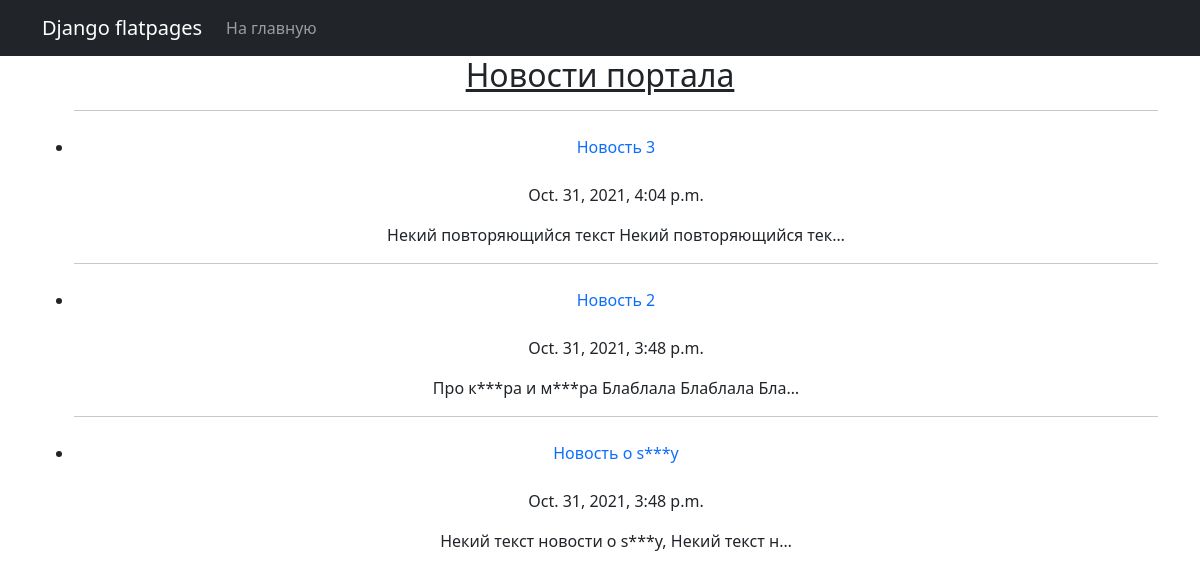
Page /news/ on the committed database.
### simpleapp/models.py (models this page shows)
class News(models.Model):
    title = models.CharField(max_length=128, unique=True)
    created = models.DateTimeField(auto_now_add=True)
    text = models.TextField()

### simpleapp/views.py (the view)
# urls.py: path('', NewsList.as_view()),
class NewsList(ListView):
    model = News
    template_name = 'news.html'
    context_object_name = 'news'
    queryset = News.objects.order_by('-created')

### simpleapp/templatetags/simpleapp_filters.py (called while the page is built)
@register.filter(name='censor')
def censor(value):
    if isinstance(value, str):
        result = str(value)
        for key in censor_dict.keys():
            result = result.replace(key, censor_dict[key])
        return result
    else:
        raise ValueError(f'Нельзя отфильтровать тип, отличный от {type(value)}')

### templates/news.html (shortened to what this page needs)
{% extends 'flatpages/default.html' %}
{% load simpleapp_filters %}
{% block content %}
    <h2><u>Новости портала</u></h2>
    {% if news %}
        <ul>
        {% for record in news %}
            <hr>
            <li>
                <p>
                    <a class="nav-link" href="/news/{{ record.pk }}">{{ record.title|censor }}</a>
                </p>
                <p>
                    {{ record.created }}
                </p>
                <p>
                    {{ record.text|truncatechars:50|censor }}
                </p>
            </li>
        {% endfor %}
        </ul>
    {% else %}
        <h3>Новостей нет =(</h3>
    {% endif %}
{% endblock content %}

### templates/flatpages/default.html (shortened to what this page needs)
<!DOCTYPE html>
<html lang="en">
    <head>
         {% load static %}
        <link href="{% static 'css/styles.css' %}" rel="stylesheet" />
    </head>
    <body>
<nav class="navbar navbar-expand-lg navbar-dark bg-dark static-top">
   <div class="container">
       <a class="navbar-brand" href="#">Django flatpages</a>
       <div class="collapse navbar-collapse" id="navbarResponsive">
           <ul class="navbar-nav ml-auto">
               <li class="nav-item active">
                   <a class="nav-link" href="/news/">На главную</a>
               </li>
           </ul>
       </div>
   </div>
</nav>
        <div class="container">
   <div class="row">
       <div class="col-lg-12 text-center">
           {% block content %}{% endblock content %}
       </div>
   </div>
</div>
    </body>
</html>

### rows in the picture
News: title|censor "Новость 3", created "Oct. 31, 2021, 4:04 p.m.", text|censor "Некий повторяющийся текст Некий повторяющийся тек…"
News: title|censor "Новость 2", created "Oct. 31, 2021, 3:48 p.m.", text|censor "Про к***ра и м***ра Блаблала Блаблала Бла…"
News: title|censor "Новость о s***y", created "Oct. 31, 2021, 3:48 p.m.", text|censor "Некий текст новости о s***y, Некий текст н…"
